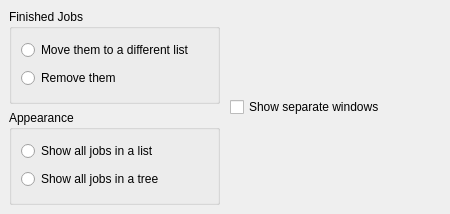
<ui version="4.0" >
 <class>configurationDialog</class>
 <widget class="QWidget" name="configurationDialog" >
  <property name="geometry" >
   <rect>
    <x>0</x>
    <y>0</y>
    <width>450</width>
    <height>214</height>
   </rect>
  </property>
  <layout class="QHBoxLayout" >
   <property name="margin" >
    <number>9</number>
   </property>
   <property name="spacing" >
    <number>10</number>
   </property>
   <item>
    <layout class="QVBoxLayout" >
     <property name="margin" >
      <number>0</number>
     </property>
     <property name="spacing" >
      <number>6</number>
     </property>
     <item>
      <widget class="QGroupBox" name="groupFinishedJobs" >
       <property name="title" >
        <string>Finished Jobs</string>
       </property>
       <layout class="QVBoxLayout" >
        <property name="margin" >
         <number>9</number>
        </property>
        <property name="spacing" >
         <number>6</number>
        </property>
        <item>
         <widget class="QRadioButton" name="kcfg_radioMove" >
          <property name="text" >
           <string>Move them to a different list</string>
          </property>
         </widget>
        </item>
        <item>
         <widget class="QRadioButton" name="kcfg_radioRemove" >
          <property name="text" >
           <string>Remove them</string>
          </property>
         </widget>
        </item>
       </layout>
      </widget>
     </item>
     <item>
      <widget class="QGroupBox" name="groupAppearance" >
       <property name="title" >
        <string>Appearance</string>
       </property>
       <layout class="QVBoxLayout" >
        <property name="margin" >
         <number>9</number>
        </property>
        <property name="spacing" >
         <number>6</number>
        </property>
        <item>
         <widget class="QRadioButton" name="kcfg_radioList" >
          <property name="text" >
           <string>Show all jobs in a list</string>
          </property>
         </widget>
        </item>
        <item>
         <widget class="QRadioButton" name="kcfg_radioTree" >
          <property name="text" >
           <string>Show all jobs in a tree</string>
          </property>
         </widget>
        </item>
       </layout>
      </widget>
     </item>
    </layout>
   </item>
   <item>
    <layout class="QVBoxLayout" >
     <property name="margin" >
      <number>0</number>
     </property>
     <property name="spacing" >
      <number>6</number>
     </property>
     <item>
      <widget class="QCheckBox" name="kcfg_checkShowSeparateWindows" >
       <property name="text" >
        <string>Show separate windows</string>
       </property>
      </widget>
     </item>
    </layout>
   </item>
  </layout>
 </widget>
 <resources/>
 <connections/>
</ui>
